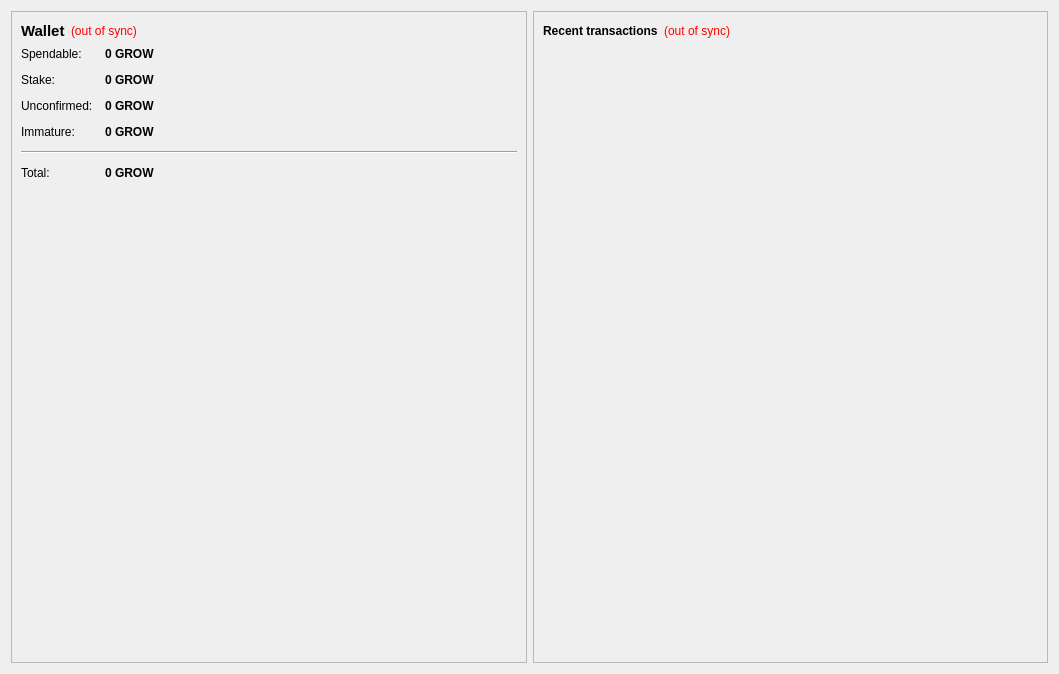
<?xml version="1.0" encoding="UTF-8"?>
<ui version="4.0">
 <class>OverviewPage</class>
 <widget class="QWidget" name="OverviewPage">
  <property name="geometry">
   <rect>
    <x>0</x>
    <y>0</y>
    <width>1059</width>
    <height>674</height>
   </rect>
  </property>
  <property name="windowTitle">
   <string>Form</string>
  </property>
  <layout class="QHBoxLayout" name="horizontalLayout" stretch="1,1">
   <item>
    <layout class="QVBoxLayout" name="verticalLayout_2">
     <item>
      <widget class="QFrame" name="frame">
       <property name="frameShape">
        <enum>QFrame::StyledPanel</enum>
       </property>
       <property name="frameShadow">
        <enum>QFrame::Raised</enum>
       </property>
       <layout class="QVBoxLayout" name="verticalLayout_4">
        <item>
         <layout class="QHBoxLayout" name="horizontalLayout_4">
          <item>
           <widget class="QLabel" name="label_5">
            <property name="font">
             <font>
              <pointsize>11</pointsize>
              <weight>75</weight>
              <bold>true</bold>
             </font>
            </property>
            <property name="text">
             <string>Wallet</string>
            </property>
           </widget>
          </item>
          <item>
           <widget class="QLabel" name="labelWalletStatus">
            <property name="toolTip">
             <string>The displayed information may be out of date. Your wallet automatically synchronizes with the corgicoin network after a connection is established, but this process has not completed yet.</string>
            </property>
            <property name="styleSheet">
             <string notr="true">QLabel { color: red; }</string>
            </property>
            <property name="text">
             <string notr="true">(out of sync)</string>
            </property>
            <property name="alignment">
             <set>Qt::AlignLeading|Qt::AlignLeft|Qt::AlignVCenter</set>
            </property>
           </widget>
          </item>
          <item>
           <spacer name="horizontalSpacer_2">
            <property name="orientation">
             <enum>Qt::Horizontal</enum>
            </property>
            <property name="sizeHint" stdset="0">
             <size>
              <width>40</width>
              <height>20</height>
             </size>
            </property>
           </spacer>
          </item>
         </layout>
        </item>
        <item>
         <layout class="QFormLayout" name="formLayout_2">
          <property name="fieldGrowthPolicy">
           <enum>QFormLayout::AllNonFixedFieldsGrow</enum>
          </property>
          <property name="horizontalSpacing">
           <number>12</number>
          </property>
          <property name="verticalSpacing">
           <number>12</number>
          </property>
          <item row="0" column="0">
           <widget class="QLabel" name="label">
            <property name="text">
             <string>Spendable:</string>
            </property>
           </widget>
          </item>
          <item row="0" column="1">
           <widget class="QLabel" name="labelBalance">
            <property name="font">
             <font>
              <weight>75</weight>
              <bold>true</bold>
             </font>
            </property>
            <property name="cursor">
             <cursorShape>IBeamCursor</cursorShape>
            </property>
            <property name="toolTip">
             <string>Your current spendable balance</string>
            </property>
            <property name="text">
             <string notr="true">0 GROW</string>
            </property>
            <property name="textInteractionFlags">
             <set>Qt::LinksAccessibleByMouse|Qt::TextSelectableByKeyboard|Qt::TextSelectableByMouse</set>
            </property>
           </widget>
          </item>
          <item row="1" column="0">
           <widget class="QLabel" name="label_6">
            <property name="text">
             <string>Stake:</string>
            </property>
           </widget>
          </item>
          <item row="1" column="1">
           <widget class="QLabel" name="labelStake">
            <property name="font">
             <font>
              <weight>75</weight>
              <bold>true</bold>
             </font>
            </property>
            <property name="cursor">
             <cursorShape>IBeamCursor</cursorShape>
            </property>
            <property name="toolTip">
             <string>Total of coins that was staked, and do not yet count toward the current balance</string>
            </property>
            <property name="text">
             <string notr="true">0 GROW</string>
            </property>
            <property name="textInteractionFlags">
             <set>Qt::LinksAccessibleByMouse|Qt::TextSelectableByKeyboard|Qt::TextSelectableByMouse</set>
            </property>
           </widget>
          </item>
          <item row="2" column="0">
           <widget class="QLabel" name="label_3">
            <property name="text">
             <string>Unconfirmed:</string>
            </property>
           </widget>
          </item>
          <item row="2" column="1">
           <widget class="QLabel" name="labelUnconfirmed">
            <property name="font">
             <font>
              <weight>75</weight>
              <bold>true</bold>
             </font>
            </property>
            <property name="cursor">
             <cursorShape>IBeamCursor</cursorShape>
            </property>
            <property name="toolTip">
             <string>Total of transactions that have yet to be confirmed, and do not yet count toward the current balance</string>
            </property>
            <property name="text">
             <string notr="true">0 GROW</string>
            </property>
            <property name="textInteractionFlags">
             <set>Qt::LinksAccessibleByMouse|Qt::TextSelectableByKeyboard|Qt::TextSelectableByMouse</set>
            </property>
           </widget>
          </item>
          <item row="3" column="0">
           <widget class="QLabel" name="labelImmatureText">
            <property name="text">
             <string>Immature:</string>
            </property>
           </widget>
          </item>
          <item row="3" column="1">
           <widget class="QLabel" name="labelImmature">
            <property name="font">
             <font>
              <weight>75</weight>
              <bold>true</bold>
             </font>
            </property>
            <property name="toolTip">
             <string>Mined balance that has not yet matured</string>
            </property>
            <property name="text">
             <string notr="true">0 GROW</string>
            </property>
            <property name="textInteractionFlags">
             <set>Qt::LinksAccessibleByMouse|Qt::TextSelectableByKeyboard|Qt::TextSelectableByMouse</set>
            </property>
           </widget>
          </item>
          <item row="6" column="0" colspan="2">
           <widget class="Line" name="line">
            <property name="orientation">
             <enum>Qt::Horizontal</enum>
            </property>
           </widget>
          </item>
          <item row="8" column="0">
           <widget class="QLabel" name="labelTotalText">
            <property name="text">
             <string>Total:</string>
            </property>
           </widget>
          </item>
          <item row="8" column="1">
           <widget class="QLabel" name="labelTotal">
            <property name="font">
             <font>
              <weight>75</weight>
              <bold>true</bold>
             </font>
            </property>
            <property name="cursor">
             <cursorShape>IBeamCursor</cursorShape>
            </property>
            <property name="toolTip">
             <string>Your current total balance</string>
            </property>
            <property name="text">
             <string notr="true">0 GROW</string>
            </property>
            <property name="textInteractionFlags">
             <set>Qt::LinksAccessibleByMouse|Qt::TextSelectableByKeyboard|Qt::TextSelectableByMouse</set>
            </property>
           </widget>
          </item>
         </layout>
        </item>
        <item>
         <widget class="QLabel" name="inwalletlogo">
          <property name="minimumSize">
           <size>
            <width>0</width>
            <height>16</height>
           </size>
          </property>
          <property name="styleSheet">
           <string notr="true">image: url(:/qss_icons/corgicoin.png);</string>
          </property>
          <property name="frameShape">
           <enum>QFrame::NoFrame</enum>
          </property>
          <property name="frameShadow">
           <enum>QFrame::Plain</enum>
          </property>
          <property name="text">
           <string/>
          </property>
          <property name="pixmap">
           <pixmap>../res/images/corgicoin.png</pixmap>
          </property>
          <property name="scaledContents">
           <bool>false</bool>
          </property>
          <property name="alignment">
           <set>Qt::AlignCenter</set>
          </property>
          <property name="openExternalLinks">
           <bool>false</bool>
          </property>
         </widget>
        </item>
        <item>
         <spacer name="verticalSpacer_2">
          <property name="orientation">
           <enum>Qt::Vertical</enum>
          </property>
          <property name="sizeHint" stdset="0">
           <size>
            <width>20</width>
            <height>40</height>
           </size>
          </property>
         </spacer>
        </item>
       </layout>
       <zorder>verticalSpacer_2</zorder>
       <zorder>inwalletlogo</zorder>
      </widget>
     </item>
    </layout>
   </item>
   <item>
    <layout class="QVBoxLayout" name="verticalLayout_3">
     <item>
      <widget class="QFrame" name="frame_2">
       <property name="frameShape">
        <enum>QFrame::StyledPanel</enum>
       </property>
       <property name="frameShadow">
        <enum>QFrame::Raised</enum>
       </property>
       <layout class="QVBoxLayout" name="verticalLayout">
        <item>
         <layout class="QHBoxLayout" name="horizontalLayout_2">
          <item>
           <widget class="QLabel" name="label_4">
            <property name="text">
             <string>&lt;b&gt;Recent transactions&lt;/b&gt;</string>
            </property>
           </widget>
          </item>
          <item>
           <widget class="QLabel" name="labelTransactionsStatus">
            <property name="toolTip">
             <string>The displayed information may be out of date. Your wallet automatically synchronizes with the corgicoin network after a connection is established, but this process has not completed yet.</string>
            </property>
            <property name="styleSheet">
             <string notr="true">QLabel { color: red; }</string>
            </property>
            <property name="text">
             <string notr="true">(out of sync)</string>
            </property>
            <property name="alignment">
             <set>Qt::AlignRight|Qt::AlignTrailing|Qt::AlignVCenter</set>
            </property>
           </widget>
          </item>
          <item>
           <spacer name="horizontalSpacer">
            <property name="orientation">
             <enum>Qt::Horizontal</enum>
            </property>
            <property name="sizeHint" stdset="0">
             <size>
              <width>40</width>
              <height>20</height>
             </size>
            </property>
           </spacer>
          </item>
         </layout>
        </item>
        <item>
         <widget class="QListView" name="listTransactions">
          <property name="maximumSize">
           <size>
            <width>16777215</width>
            <height>16777215</height>
           </size>
          </property>
          <property name="styleSheet">
           <string notr="true">QListView { background: transparent; }</string>
          </property>
          <property name="frameShape">
           <enum>QFrame::NoFrame</enum>
          </property>
          <property name="verticalScrollBarPolicy">
           <enum>Qt::ScrollBarAlwaysOff</enum>
          </property>
          <property name="horizontalScrollBarPolicy">
           <enum>Qt::ScrollBarAlwaysOff</enum>
          </property>
          <property name="selectionMode">
           <enum>QAbstractItemView::NoSelection</enum>
          </property>
         </widget>
        </item>
       </layout>
      </widget>
     </item>
    </layout>
   </item>
  </layout>
 </widget>
 <resources>
  <include location="../res/themes/qdarkstyle/style.qrc"/>
 </resources>
 <connections/>
</ui>
